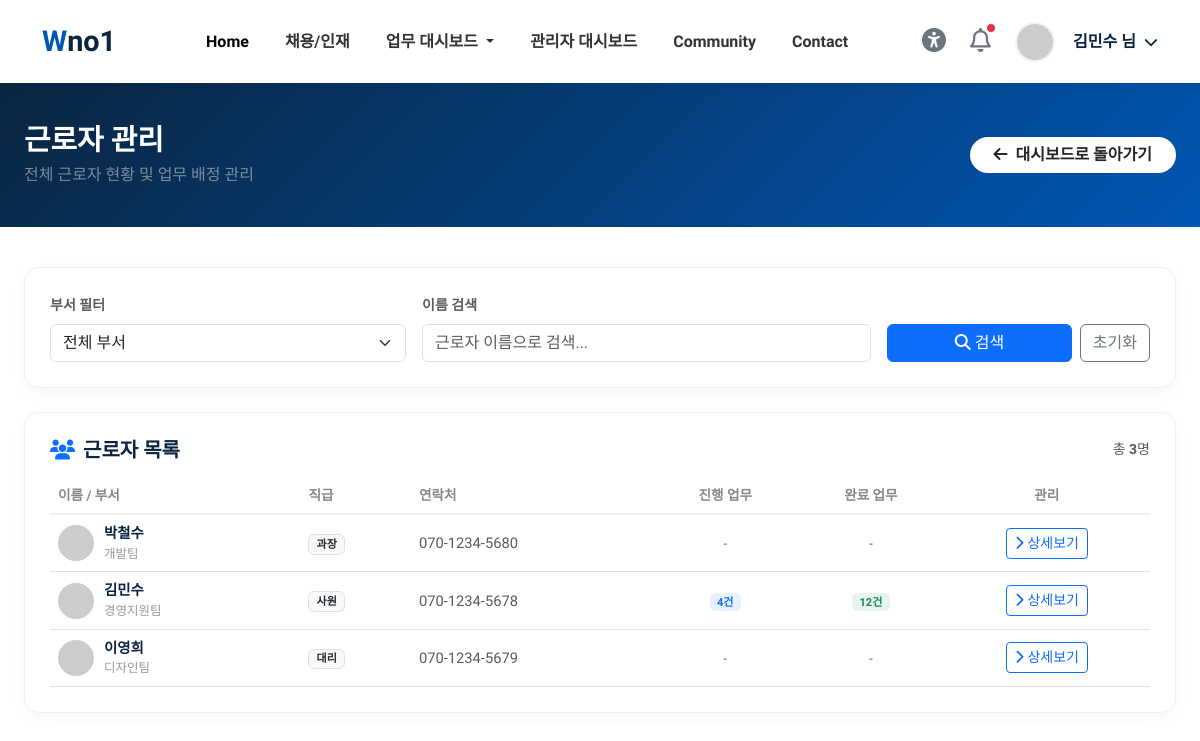
The page /workers (signed in) on the database its author committed.
### tables this page shows
CREATE TABLE users (
        id INTEGER PRIMARY KEY AUTOINCREMENT,
        username TEXT UNIQUE NOT NULL,
        password TEXT NOT NULL,
        name TEXT NOT NULL,
        dept TEXT DEFAULT '경영지원팀',
        position TEXT DEFAULT '사원',
        phone TEXT DEFAULT '070-1234-5678',
        role TEXT DEFAULT 'employee'
    );

### routers/dashboard.py (the view)
@router.get("/workers", response_class=HTMLResponse)
async def workers_page(request: Request, dept: str = "", q: str = ""):
    if not check_login(request):
        return RedirectResponse(url="/login", status_code=303)
    u = get_current_user(request)
    conn = get_sqlite()
    try:
        sql = """SELECT u.*,
                    (SELECT COUNT(*) FROM jobs WHERE user_id=u.id AND status NOT IN ('done','trash')) as active_jobs,
                    (SELECT COUNT(*) FROM jobs WHERE user_id=u.id AND status='done') as done_jobs
                 FROM users u WHERE 1=1"""
        params: list = []
        if dept:
            sql += " AND u.dept=?"
            params.append(dept)
        if q:
            sql += " AND u.name LIKE '%'||?||'%'"
            params.append(q)
        sql += " ORDER BY u.dept, u.name"
        workers = conn.execute(sql, params).fetchall()
        workers = [dict(w) for w in workers]
        depts = [row[0] for row in conn.execute(
            "SELECT DISTINCT dept FROM users ORDER BY dept"
        ).fetchall()]
    finally:
        conn.close()
    return templates.TemplateResponse(
        request=request, name="/top/workers.html", context={
            "request": request, "page_title": "근로자 관리",
            "user_name": u["user_name"],
            "workers": workers,
            "depts": depts,
            "dept": dept,
            "q": q,
        }
    )

### templates/top/workers.html (shortened to what this page needs)
<!DOCTYPE html>
<html lang="ko">
{% include 'common/header.html' %}
<body>
{% include 'common/topbar.html' %}
<div class="dash-header">
    <div class="container-fluid px-4">
        <div class="d-flex justify-content-between align-items-center">
            <div>
                <h2>근로자 관리</h2>
                <p class="mb-0 text-white-50">전체 근로자 현황 및 업무 배정 관리</p>
            </div>
            <a href="/manage_dash" class="btn btn-primary bg-white text-dark border-0 fw-bold px-4 rounded-pill">
                <i class="fas fa-arrow-left me-2"></i>대시보드로 돌아가기
            </a>
        </div>
    </div>
</div>
<div class="container-fluid px-4 pb-5">
    <div class="content-card mb-4">
        <form action="/workers" method="GET" class="row g-3 align-items-end">
            <div class="col-md-4">
                <label class="form-label fw-bold small text-muted">부서 필터</label>
                <select class="form-select" name="dept">
                    <option value="">전체 부서</option>
                </select>
            </div>
            <div class="col-md-5">
                <label class="form-label fw-bold small text-muted">이름 검색</label>
                <input type="text" class="form-control" name="q" value="{{ q }}" placeholder="근로자 이름으로 검색...">
            </div>
            <div class="col-md-3">
                <div class="d-flex gap-2">
                    <button type="submit" class="btn btn-primary flex-grow-1">
                        <i class="fas fa-search me-1"></i>검색
                    </button>
                    <a href="/workers" class="btn btn-outline-secondary">초기화</a>
                </div>
            </div>
        </form>
    </div>
    <div class="content-card">
        <div class="card-title-wrap">
            <h5><i class="fas fa-users me-2 text-primary"></i>근로자 목록</h5>
            <span class="text-muted small">총 <strong>{{ workers|length }}</strong>명</span>
        </div>
        <div class="table-responsive">
            <table class="table table-custom table-hover">
                <thead>
                    <tr>
                        <th>이름 / 부서</th>
                        <th>직급</th>
                        <th>연락처</th>
                        <th class="text-center">진행 업무</th>
                        <th class="text-center">완료 업무</th>
                        <th class="text-center">관리</th>
                    </tr>
                </thead>
                <tbody>
                    {% for w in workers %}
                    <tr>
                        <td>
                            <div class="worker-info">
                                <img src="https://ui-avatars.com/api/?name={{ w.name|replace(' ','+') }}&background=eef4fb&color=0056b3" alt="{{ w.name }}">
                                <div>
                                    <span class="worker-name">{{ w.name }}</span>
                                    <span class="worker-type">{{ w.dept }}</span>
                                </div>
                            </div>
                        </td>
                        <td>
                            <span class="badge bg-light text-dark border">{{ w.position }}</span>
                        </td>
                        <td class="text-muted small">{{ w.phone }}</td>
                        <td class="text-center">
                            {% if w.active_jobs > 0 %}
                            <span class="badge bg-primary bg-opacity-10 text-primary fw-bold">{{ w.active_jobs }}건</span>
                            {% else %}
                            <span class="text-muted small">-</span>
                            {% endif %}
                        </td>
                        <td class="text-center">
                            {% if w.done_jobs > 0 %}
                            <span class="badge bg-success bg-opacity-10 text-success fw-bold">{{ w.done_jobs }}건</span>
                            {% else %}
                            <span class="text-muted small">-</span>
                            {% endif %}
                        </td>
                        <td class="text-center">
                            <a href="/worker/{{ w.id }}" class="btn btn-sm btn-outline-primary">
                                <i class="fas fa-chevron-right me-1"></i>상세보기
                            </a>
                        </td>
                    </tr>
                    {% endfor %}
                </tbody>
            </table>
        </div>
    </div>
</div>
</body>
</html>

### templates/common/topbar.html (shortened to what this page needs)
<nav class="navbar navbar-expand-lg sticky-top">
    <div class="container">
        <a class="navbar-brand" href="/"><span>W</span>no1</a>
        <div class="collapse navbar-collapse" id="navbarNav">
            <ul class="navbar-nav mx-auto">
                <li class="nav-item"><a class="nav-link active" href="/">Home</a></li>
                <li class="nav-item"><a class="nav-link" href="/resume">채용/인재</a></li>
                <li class="nav-item dropdown">
                    <a class="nav-link dropdown-toggle" href="#" id="erpDropdown" role="button" data-bs-toggle="dropdown" aria-expanded="false">
                        업무 대시보드
                    </a>
                </li>
                <li class="nav-item"><a class="nav-link" href="/manage_dash">관리자 대시보드</a></li>
                <li class="nav-item"><a class="nav-link" href="/community">Community</a></li>
                <li class="nav-item"><a class="nav-link" href="/contact">Contact</a></li>
            </ul>
            <div class="d-flex align-items-center gap-4">
                <a href="/accessibility" class="text-secondary text-decoration-none" title="접근성 설정" data-bs-toggle="tooltip">
                    <i class="fas fa-universal-access fs-4"></i>
                </a>
                <a href="/notifications" class="text-secondary text-decoration-none position-relative">
                    <i class="far fa-bell fs-4"></i>
                    <span class="position-absolute top-0 start-100 translate-middle p-1 bg-danger border border-light rounded-circle">
                    </span>
                </a>
                <div class="dropdown">
                    <div class="user-profile" data-bs-toggle="dropdown" aria-expanded="false" style="cursor: pointer;">
                        <img src="https://ui-avatars.com/api/?name={{ user_name|replace(' ', '+') }}&background=eef4fb&color=0056b3" alt="User" class="rounded-circle" width="32" height="32">
                        <span class="name ms-2">{{ user_name }} 님 <i class="fas fa-chevron-down ms-1 small"></i></span>
                    </div>
                </div>
            </div>
        </div>
    </div>
</nav>

### templates/common/header.html (style rules this page uses)
:root { --primary-blue: #0056b3; --light-blue: #eef4fb; --dark-blue: #0a2540; --text-color: #333333; --gray-bg: #f8f9fa; --success-color: #28a745; --warning-color: #ffc107; --danger-color: #dc3545; }
body { font-family: 'Cairo', sans-serif; color: var(--text-color); background-color: #ffffff; }
.navbar { padding: 15px 0; box-shadow: 0 2px 10px rgba(0,0,0,0.05); background: #fff; }
.navbar-brand { font-weight: 900; font-size: 1.8rem; color: var(--dark-blue); }
.navbar-brand span { color: var(--primary-blue); }
.nav-link { font-weight: 600; color: var(--text-color); margin: 0 10px; transition: color 0.3s; }
.nav-link:hover, .nav-link.active { color: var(--primary-blue); }
.user-profile { display: flex; align-items: center; gap: 10px; cursor: pointer; }
.user-profile img { width: 40px; height: 40px; border-radius: 50%; object-fit: cover; border: 2px solid var(--light-blue); }
.user-profile .name { font-weight: 700; color: var(--dark-blue); }
.dash-header { background: linear-gradient(135deg, var(--dark-blue) 0%, var(--primary-blue) 100%); padding: 40px 0; color: white; margin-bottom: 40px; }
.dash-header h2 { font-weight: 700; font-size: 1.8rem; margin-bottom: 5px; }
.dash-header p { opacity: 0.9; margin: 0; }
.content-card { background: #fff; border-radius: 15px; padding: 25px; box-shadow: 0 5px 15px rgba(0,0,0,0.03); margin-bottom: 25px; border: 1px solid #f0f0f0; }
.card-title-wrap { display: flex; justify-content: space-between; align-items: center; margin-bottom: 15px; }
.card-title-wrap h5 { margin: 0; font-weight: 700; color: var(--dark-blue); }
.table-custom { margin-bottom: 0; }
.table-custom th { font-size: 0.85rem; color: #888; font-weight: 600; border-bottom: 2px solid #f0f0f0; }
.table-custom td { vertical-align: middle; font-size: 0.92rem; }
.worker-info { display: flex; align-items: center; gap: 10px; }
.worker-info img { width: 36px; height: 36px; border-radius: 50%; object-fit: cover; }
.worker-name { display: block; font-weight: 700; font-size: 0.9rem; color: var(--dark-blue); }
.worker-type { display: block; font-size: 0.78rem; color: #999; }

### rows shown on the page
users: name "김민수", dept "경영지원팀", position "사원", phone "070-1234-5678", active_jobs "4", done_jobs "12"
users: name "박철수", dept "개발팀", position "과장", phone "070-1234-5680"
users: name "이영희", dept "디자인팀", position "대리", phone "070-1234-5679"

### other values the page prints
{{ workers|length }} "3"
